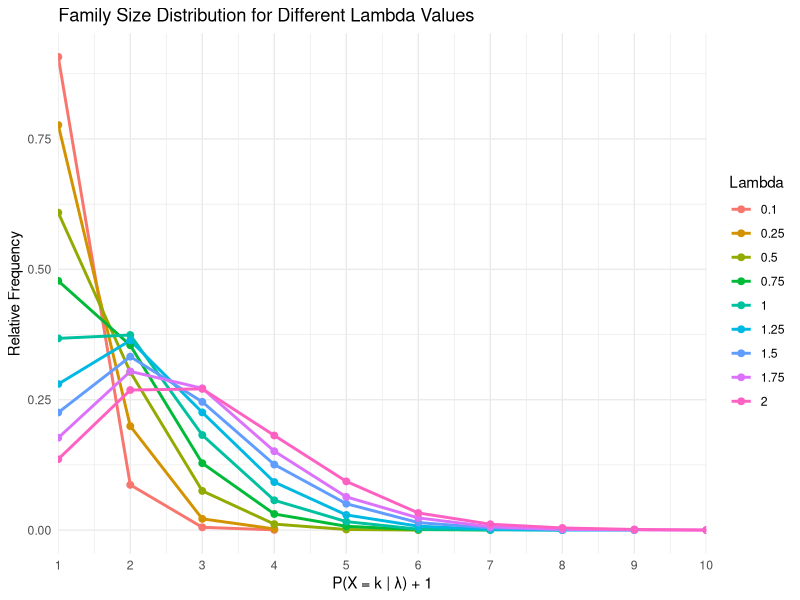
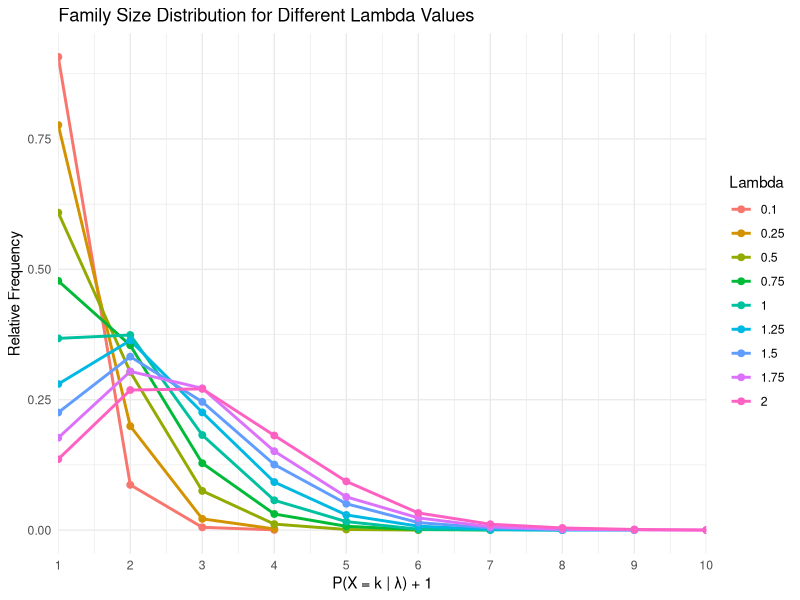
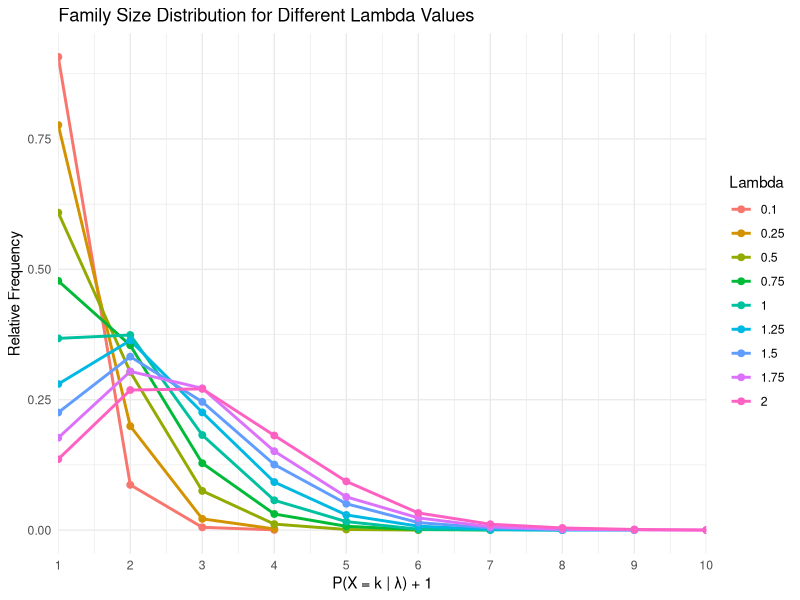

R code for these plots, in order:
library(tidyverse)
library(ggplot2)

# Input parameters.
num_groups <- 3          # Number of groups per course
students_per_group <- 20 # Number of students per group
num_courses <- 9         # Number of courses
lambda_siblings <- 0.5   # Lambda parameter for the Poisson distribution

# Function to generate a dataset of students, groups, and families.
generate_dataset <- function(num_groups, students_per_group, num_courses, lambda_siblings) {
  
  # Calculate the total number of students.
  total_students <- num_groups * students_per_group * num_courses
  
  # Step 1: Generate family sizes
  family_sizes <- c()
  while (sum(family_sizes) < total_students) {
    # Generate a family size using a Poisson distribution and add 1 (to include the student).
    family_size <- rpois(1, lambda_siblings) + 1
    family_sizes <- c(family_sizes, family_size)
  }
  
  # Adjust the size of the last family if necessary
  difference <- sum(family_sizes) - total_students
  if (difference > 0) {
    family_sizes[length(family_sizes)] <- family_sizes[length(family_sizes)] - difference
    # Remove the family if its size becomes zero
    if (family_sizes[length(family_sizes)] == 0) {
      family_sizes <- family_sizes[-length(family_sizes)]
    }
  }
  
  # Assign IDs to students
  student_ids <- 1:total_students
  
  # Assign families to students
  families <- rep(1:length(family_sizes), times = family_sizes)
  students_family <- data.frame(student_id = student_ids, family_id = families)
  
  # Step 2: Randomly assign students to courses and groups
  # Create a list of all available courses and groups
  total_groups <- num_courses * num_groups
  groups <- expand.grid(course = 1:num_courses, group = 1:num_groups)
  
  # Repeat the data frame of groups to cover all students
  repeated_groups <- groups[rep(1:nrow(groups), each = students_per_group), ]
  
  # Ensure there are enough groups for all students
  if (nrow(repeated_groups) < total_students) {
    stop("Not enough groups to assign all students.")
  }
  
  # Select only the necessary groups
  assigned_groups <- repeated_groups[1:total_students, ]
  
  # Randomly shuffle students
  shuffled_students <- sample(student_ids)
  
  # Assign course and group to shuffled students
  data <- data.frame(
    student_id = shuffled_students,
    course = assigned_groups$course,
    group = assigned_groups$group
  )
  
  # Add family_id
  data <- merge(data, students_family, by = "student_id")
  
  # Sort by student_id
  data <- data[order(data$student_id), ]
  
  # Step 3: Add a column for siblings
  data <- data %>%
    group_by(family_id) %>%
    mutate(sibling_ids = map(student_id, ~ setdiff(student_id, .x))) %>%
    ungroup()
  
  # Convert the list of siblings into a text string
  data$sibling_ids <- sapply(data$sibling_ids, function(s) {
    if (length(s) == 0) {
      return(NA)
    } else {
      paste(sort(s), collapse = ",")
    }
  })
  
  # Add a column for the number of siblings
  data$num_siblings <- sapply(data$sibling_ids, function(s) {
    if (is.na(s) || s == "") {
      return(0)
    } else {
      length(strsplit(s, ",")[[1]])
    }
  })
  
  # Rearrange columns
  data <- data %>% select(student_id, course, group, family_id, sibling_ids, num_siblings)
  
  return(data)
}

# Variable parameters
num_groups_list <- 2:4                # Number of groups ranging between 2 and 4
lambda_siblings_list <- seq(0.1, 2.0, by = 0.1) # Lambda values for the Poisson distribution
seed_list <- c(6666, 7777, 14141414)  # Different seeds for each dataset

# Create the 'datasets' folder if it doesn't exist
if (!dir.exists("datasets")) {
  dir.create("datasets")
}

# Iterate over the parameter combinations
for (num_groups in num_groups_list) {
  for (lambda_siblings in lambda_siblings_list) {
    for (seed in seed_list) {
      # Set the seed
      set.seed(seed)
      
      # Generate the dataset
      dataset <- generate_dataset(num_groups, students_per_group, num_courses, lambda_siblings)
      
      # Create the filename including all parameters
      file_name <- paste0(
        "ds_",
        num_groups, "_",
        students_per_group, "_",
        num_courses, "_",
        format(lambda_siblings, nsmall = 1), "_",
        seed, ".csv"
      )
      
      # Save the dataset in the 'datasets' folder
      write.csv(dataset, file = file.path("datasets", file_name), row.names = FALSE)
    }
  }
}




##############################

# Valores de lambda para la distribución Poisson
lambda_values <- c(0.1, 0.25, 0.5, 0.75, 1, 1.25, 1.5, 1.75, 2.0)

# Número de simulaciones por cada lambda
n_simulations <- 10000

# Crear un data frame para almacenar los resultados
distribution_data <- data.frame(
  family_size = integer(),
  lambda = numeric()
)

# Generar tamaños de familia para cada lambda
for (lambda in lambda_values) {
  family_sizes <- rpois(n_simulations, lambda) + 1
  temp_data <- data.frame(
    family_size = family_sizes,
    lambda = as.factor(lambda)
  )
  distribution_data <- rbind(distribution_data, temp_data)
}

# Calcular frecuencias relativas para representar PMF
pmf_data <- distribution_data %>%
  group_by(lambda, family_size) %>%
  summarise(frequency = n() / n_simulations, .groups = 'drop')

# Graficar las distribuciones como líneas y puntos
plot <- ggplot(pmf_data, aes(x = family_size, y = frequency, color = lambda, group = lambda)) +
  geom_line(size = 1) +
  geom_point(size = 2) +
  scale_x_continuous(breaks = seq(0, max(pmf_data$family_size), by = 1), expand = c(0, 0)) +
  labs(
    title = "Family Size Distribution for Different Lambda Values",
    x = "P(X = k | \u03bb) + 1",
    y = "Relative Frequency",
    color = "Lambda"
  ) +
  theme_minimal()

# Guardar el gráfico en PDF y JPG
ggsave("results/family_size_distribution.pdf", plot, width = 8, height = 6)
ggsave("results/family_size_distribution.jpg", plot, width = 8, height = 6)

# Mostrar el gráfico
print(plot)

